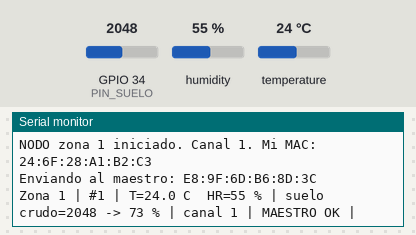
The sketch below on a simulated ESP32. Shown: the last lines printed to the serial monitor. The test bench sets the inputs (shaded band); at power-on: GPIO 34 (PIN_SUELO) = 2048, humidity 55 %, temperature 24 °C (analog values on the 0–4095 scale). A WiFi scan finds three made-up networks.

Above: at 3.2 s.
3.3 s: GPIO 34 (PIN_SUELO) set to 22
At 4.6 s:
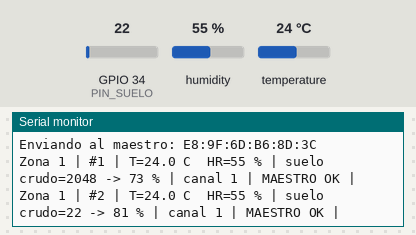
4.8 s: GPIO 34 (PIN_SUELO) set to 19
At 6.9 s:
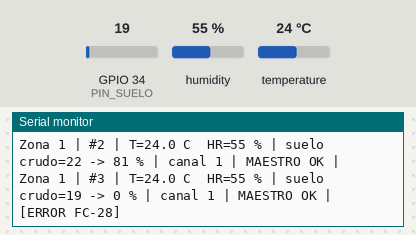
Timing chart, 0 to 8.4 s (numbered marks = the images above; inputs shaded):
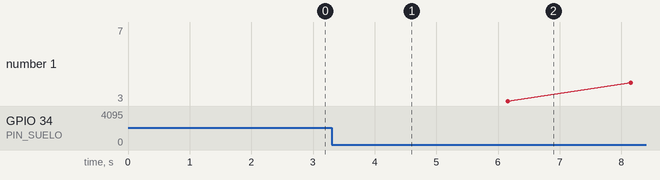

The sketch:

nodo.ino
```cpp
/* ==================================================================
   BAJOTERRA · ESP32 NODO  (versión 3.0 final – igual para los 3 módulos)
   ================================================================== */
#include <Arduino.h>
#include <WiFi.h>
#include <esp_now.h>
#include <esp_wifi.h>
#include <esp_idf_version.h>
#include <DHT.h>

#define ZONA_ID 1                  // 1 = ÁRIDO · 2 = TEMPLADO (húmedo) · 3 = SELVÁTICO

const int CAL_SECO     = 3500;
const int CAL_SATURADO = 1500;

uint8_t MAC_MAESTRO[6] = {0xE8, 0x9F, 0x6D, 0xB6, 0x8D, 0x3C};
const char* WIFI_SSID = "S24 FE Rony";

#define PIN_DHT        4
#define PIN_SUELO     34
#define PIN_SUELO_VCC 25
#define DHTTYPE    DHT22

const uint32_t PERIODO_MS = 2000;
const int      MUESTRAS   = 10;
const float    ALFA       = 0.3f;
const uint8_t  FALLOS_PARA_CAMBIAR_CANAL = 3;
const uint8_t  FALLOS_PARA_BUSCAR_ROUTER = 15;

typedef struct __attribute__((packed)) {
  uint8_t  zona_id;
  uint32_t seq;
  float    temp_c;
  float    hr_aire;
  uint16_t suelo_raw;
  float    suelo_pct;
  uint8_t  flags;
} Paquete;

DHT dht(PIN_DHT, DHTTYPE);
Paquete paq;
uint8_t canal = 1;
bool hayRouter = false;
volatile uint8_t fallosSeguidos = 0;
float sueloFiltrado = NAN;
uint32_t ultimoEnvio = 0;

void fijarCanal(uint8_t ch) {
  esp_wifi_set_promiscuous(true);
  esp_wifi_set_channel(ch, WIFI_SECOND_CHAN_NONE);
  esp_wifi_set_promiscuous(false);
}

uint8_t buscarCanalRouter() {
  int n = WiFi.scanNetworks();
  uint8_t ch = 0;
  for (int i = 0; i < n; i++) {
    if (WiFi.SSID(i) == WIFI_SSID) { ch = WiFi.channel(i); break; }
  }
  WiFi.scanDelete();
  return ch;
}

#if ESP_IDF_VERSION >= ESP_IDF_VERSION_VAL(5, 5, 0)
void alEnviar(const wifi_tx_info_t* info, esp_now_send_status_t estado) {
#else
void alEnviar(const uint8_t* mac, esp_now_send_status_t estado) {
#endif
  if (estado == ESP_NOW_SEND_SUCCESS) fallosSeguidos = 0;
  else fallosSeguidos = fallosSeguidos + 1;
}

int leerSueloCrudo() {
  digitalWrite(PIN_SUELO_VCC, HIGH);
  delay(100);
  long suma = 0;
  for (int i = 0; i < MUESTRAS; i++) {
    suma += analogRead(PIN_SUELO);
    delay(5);
  }
  digitalWrite(PIN_SUELO_VCC, LOW);
  return suma / MUESTRAS;
}

float crudoAPorcentaje(int crudo) {
  float pct = (float)(CAL_SECO - crudo) * 100.0f / (float)(CAL_SECO - CAL_SATURADO);
  return constrain(pct, 0.0f, 100.0f);
}

void setup() {
  Serial.begin(115200);
  pinMode(PIN_SUELO_VCC, OUTPUT);
  digitalWrite(PIN_SUELO_VCC, LOW);
  analogReadResolution(12);
  dht.begin();

  WiFi.mode(WIFI_STA);
  WiFi.disconnect();

  uint8_t ch = buscarCanalRouter();
  hayRouter = (ch > 0);
  canal = hayRouter ? ch : 1;
  fijarCanal(canal);

  if (esp_now_init() != ESP_OK) {
    Serial.println("Error iniciando ESP-NOW. Reiniciando...");
    delay(2000);
    ESP.restart();
  }
  esp_now_register_send_cb(alEnviar);

  esp_now_peer_info_t par = {};
  memcpy(par.peer_addr, MAC_MAESTRO, 6);
  par.channel = 0;
  par.ifidx   = WIFI_IF_STA;
  par.encrypt = false;
  esp_now_add_peer(&par);

  paq.zona_id = ZONA_ID;
  paq.seq = 0;
  Serial.printf("NODO zona %d iniciado. Canal %d. Mi MAC: %s\n",
                ZONA_ID, canal, WiFi.macAddress().c_str());
  Serial.printf("Enviando al maestro: %02X:%02X:%02X:%02X:%02X:%02X\n",
                MAC_MAESTRO[0], MAC_MAESTRO[1], MAC_MAESTRO[2],
                MAC_MAESTRO[3], MAC_MAESTRO[4], MAC_MAESTRO[5]);
}

void loop() {
  if (millis() - ultimoEnvio < PERIODO_MS) return;
  ultimoEnvio = millis();

  float t = dht.readTemperature();
  float h = dht.readHumidity();
  bool dhtOk = !isnan(t) && !isnan(h);

  int crudo = leerSueloCrudo();
  bool sueloOk = crudo > 20;
  if (sueloOk) {
    float pct = crudoAPorcentaje(crudo);
    sueloFiltrado = isnan(sueloFiltrado) ? pct : ALFA * pct + (1.0f - ALFA) * sueloFiltrado;
  }

  paq.seq++;
  paq.temp_c    = dhtOk ? t : 0;
  paq.hr_aire   = dhtOk ? h : 0;
  paq.suelo_raw = crudo;
  paq.suelo_pct = (sueloOk && !isnan(sueloFiltrado)) ? sueloFiltrado : 0;
  paq.flags     = (dhtOk ? 0x01 : 0) | ((sueloOk && !isnan(sueloFiltrado)) ? 0x02 : 0);
  esp_now_send(MAC_MAESTRO, (uint8_t*)&paq, sizeof(paq));

  if (hayRouter && fallosSeguidos >= FALLOS_PARA_CAMBIAR_CANAL) {
    canal = (canal % 13) + 1;
    fijarCanal(canal);
    fallosSeguidos = 0;
    Serial.printf("Maestro no responde: probando canal %d\n", canal);
  }
  else if (!hayRouter && fallosSeguidos >= FALLOS_PARA_BUSCAR_ROUTER) {
    uint8_t ch = buscarCanalRouter();
    if (ch > 0) { hayRouter = true; canal = ch; Serial.printf("Router encontrado: canal %d\n", canal); }
    fijarCanal(canal);
    fallosSeguidos = 0;
  }

  Serial.printf("Zona %d | #%lu | T=%.1f C  HR=%.0f %% | suelo crudo=%d -> %.0f %% | canal %d | %s | %s %s\n",
                ZONA_ID, (unsigned long)paq.seq, t, h, crudo, paq.suelo_pct, canal,
                fallosSeguidos == 0 ? "MAESTRO OK" : "SIN RESPUESTA",
                dhtOk ? "" : "[ERROR DHT22]", sueloOk ? "" : "[ERROR FC-28]");
}
```

Measured:
- the behaviour switches between 21 and 20 on GPIO 34 (PIN_SUELO) (found by bisection; images 1 and 2)
- after the input at 3.3 s, the serial monitor: prints a new line after 0.85 s (image 1)
- after the input at 4.8 s, the serial monitor: prints a new line after 1.4 s (image 2)
